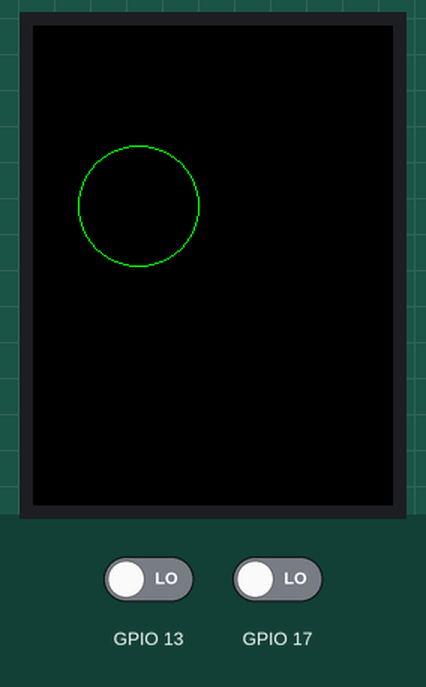
Simulated run of this sketch. Board: ESP32. Parts: 240×320 colour display. Inputs (shaded band) come from the test bench; at power-on: GPIO 13 LOW, GPIO 17 LOW.

Above: at 1.4 s.
1.5 s: GPIO 13 driven HIGH
At 2.1 s:
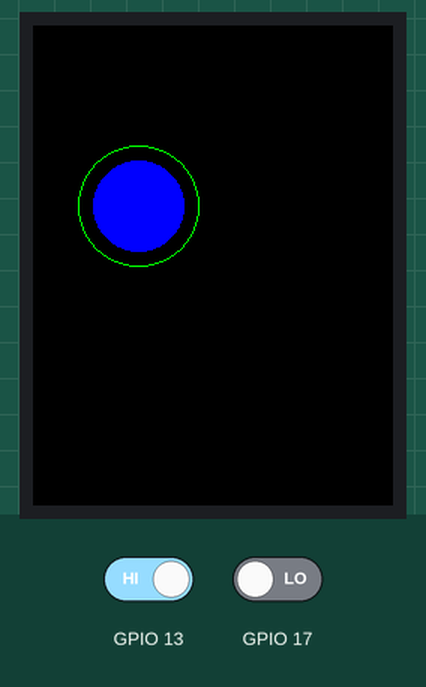
4.2 s: GPIO 17 driven HIGH
At 4.6 s:
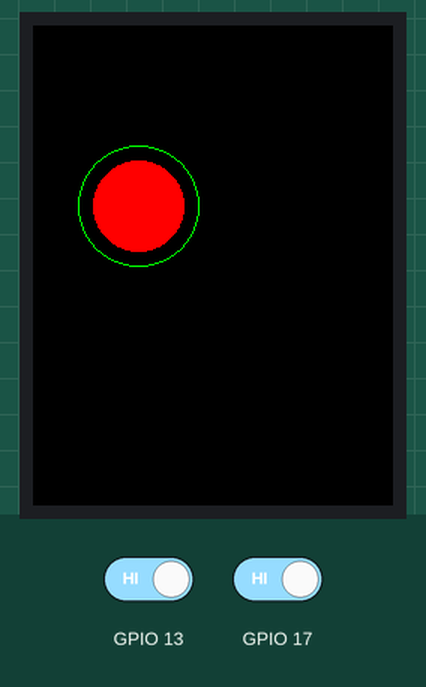
Timing chart, 0 to 7.2 s (numbered marks = the images above; inputs shaded):
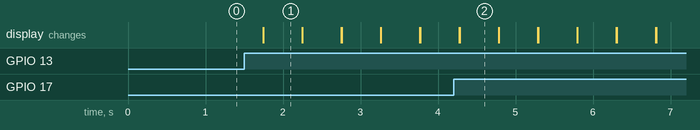

Measured:
- after the input at 1.5 s, the display: changes after 0.24 s (image 1)
- after the input at 4.2 s, the display: first differs from a run without the input after 0.08 s (image 2)
- what the display in image 1 shows lasts 0.5 s, from 1.7 s to 2.2 s

The sketch:

RadarCommit.ino
```cpp
#include <Wire.h>
#include <TFT_eSPI.h>
#include <SPI.h>
TFT_eSPI tft=TFT_eSPI();


void setup(){
   Wire.begin();
   Serial.begin(57600);
   pinMode(13, INPUT);
   digitalWrite(13, LOW);
   pinMode(17, INPUT);
   digitalWrite(17, LOW);
   tft.init();
   tft.fillScreen(TFT_BLACK);
}
void loop() {
  /*
  Serial.print("Detected   ");
  Serial.println("Front/Back");
  Serial.print(digitalRead(13));
  Serial.println(digitalRead(17));
  */
  tft.drawCircle(70, 120, 40, TFT_GREEN);
  if(digitalRead(13)){
    if(digitalRead(17)){
      tft.fillCircle(70,120,30, TFT_RED);
    }
      else tft.fillCircle(70, 120,30, TFT_BLUE);
    }
    delay(500);
   tft.fillCircle(70,120,30, TFT_BLACK);
  }
```
